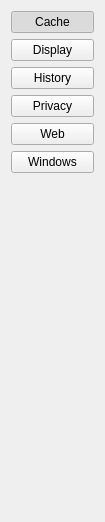
        <widget class="QWidget" name="scrollAreaWidgetContents">
         <property name="geometry">
          <rect>
           <x>0</x>
           <y>0</y>
           <width>105</width>
           <height>522</height>
          </rect>
         </property>
         <layout class="QVBoxLayout" name="verticalLayout">
          <item>
           <widget class="QPushButton" name="cache">
            <property name="sizePolicy">
             <sizepolicy hsizetype="Preferred" vsizetype="Preferred">
              <horstretch>0</horstretch>
              <verstretch>0</verstretch>
             </sizepolicy>
            </property>
            <property name="text">
             <string>Cache</string>
            </property>
            <property name="iconSize">
             <size>
              <width>32</width>
              <height>32</height>
             </size>
            </property>
            <property name="checkable">
             <bool>true</bool>
            </property>
            <property name="checked">
             <bool>true</bool>
            </property>
           </widget>
          </item>
          <item>
           <widget class="QPushButton" name="display">
            <property name="sizePolicy">
             <sizepolicy hsizetype="Preferred" vsizetype="Preferred">
              <horstretch>0</horstretch>
              <verstretch>0</verstretch>
             </sizepolicy>
            </property>
            <property name="text">
             <string>Display</string>
            </property>
            <property name="iconSize">
             <size>
              <width>32</width>
              <height>32</height>
             </size>
            </property>
            <property name="checkable">
             <bool>true</bool>
            </property>
           </widget>
          </item>
          <item>
           <widget class="QPushButton" name="history">
            <property name="sizePolicy">
             <sizepolicy hsizetype="Preferred" vsizetype="Preferred">
              <horstretch>0</horstretch>
              <verstretch>0</verstretch>
             </sizepolicy>
            </property>
            <property name="text">
             <string>History</string>
            </property>
            <property name="iconSize">
             <size>
              <width>32</width>
              <height>32</height>
             </size>
            </property>
            <property name="checkable">
             <bool>true</bool>
            </property>
           </widget>
          </item>
          <item>
           <widget class="QPushButton" name="privacy">
            <property name="sizePolicy">
             <sizepolicy hsizetype="Preferred" vsizetype="Preferred">
              <horstretch>0</horstretch>
              <verstretch>0</verstretch>
             </sizepolicy>
            </property>
            <property name="text">
             <string>Privacy</string>
            </property>
            <property name="iconSize">
             <size>
              <width>32</width>
              <height>32</height>
             </size>
            </property>
            <property name="checkable">
             <bool>true</bool>
            </property>
           </widget>
          </item>
          <item>
           <widget class="QPushButton" name="web">
            <property name="sizePolicy">
             <sizepolicy hsizetype="Preferred" vsizetype="Preferred">
              <horstretch>0</horstretch>
              <verstretch>0</verstretch>
             </sizepolicy>
            </property>
            <property name="text">
             <string>Web</string>
            </property>
            <property name="iconSize">
             <size>
              <width>32</width>
              <height>32</height>
             </size>
            </property>
            <property name="checkable">
             <bool>true</bool>
            </property>
           </widget>
          </item>
          <item>
           <widget class="QPushButton" name="windows">
            <property name="sizePolicy">
             <sizepolicy hsizetype="Preferred" vsizetype="Preferred">
              <horstretch>0</horstretch>
              <verstretch>0</verstretch>
             </sizepolicy>
            </property>
            <property name="text">
             <string>Windows</string>
            </property>
            <property name="iconSize">
             <size>
              <width>32</width>
              <height>32</height>
             </size>
            </property>
            <property name="checkable">
             <bool>true</bool>
            </property>
           </widget>
          </item>
          <item>
           <spacer name="verticalSpacer">
            <property name="orientation">
             <enum>Qt::Orientation::Vertical</enum>
            </property>
            <property name="sizeHint" stdset="0">
             <size>
              <width>20</width>
              <height>40</height>
             </size>
            </property>
           </spacer>
          </item>
         </layout>
        </widget>
